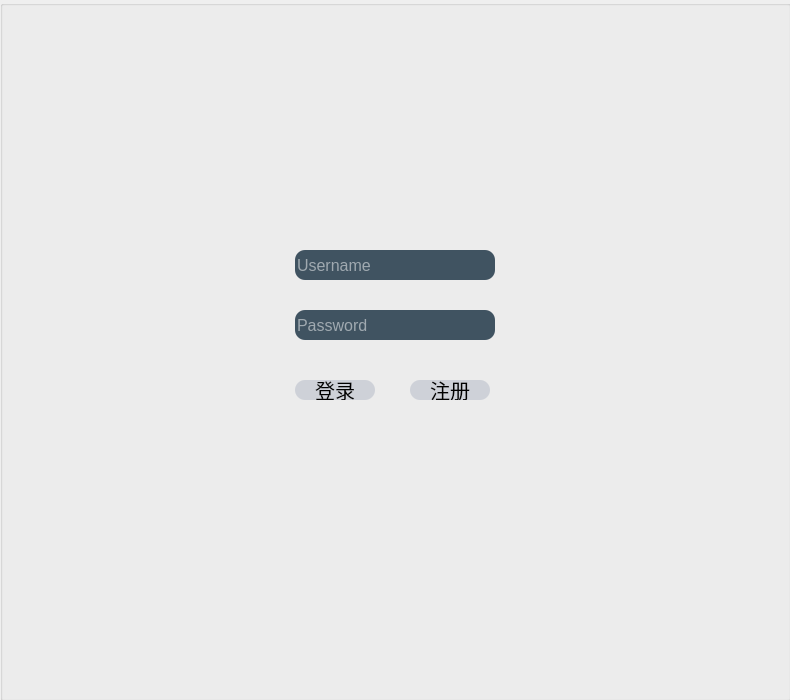
<?xml version="1.0" encoding="UTF-8"?>
<ui version="4.0">
 <class>Login</class>
 <widget class="QWidget" name="Login">
  <property name="geometry">
   <rect>
    <x>0</x>
    <y>0</y>
    <width>790</width>
    <height>700</height>
   </rect>
  </property>
  <property name="minimumSize">
   <size>
    <width>790</width>
    <height>700</height>
   </size>
  </property>
  <property name="maximumSize">
   <size>
    <width>790</width>
    <height>700</height>
   </size>
  </property>
  <property name="windowTitle">
   <string>Form</string>
  </property>
  <property name="styleSheet">
   <string notr="true">*{
font-size:20px;
font-style:MingLiU-ExtB;
}
QLineEdit{
color:white;
background-color:#405361;
font-size:16px;
border-style:outset;
border-radius:10px;
font-style:MingLiU-ExtB;
}
QPushButton{
background:#ced1d8;
border-style:outset;
border-radius:10px;
font-style:MingLiU-ExtB;
}
QPushButton:pressed{
background-color:rgb(224,0,0);
border-style:inset;
font-style:MingLiU-ExtB;
}</string>
  </property>
  <widget class="QGroupBox" name="groupBox">
   <property name="geometry">
    <rect>
     <x>0</x>
     <y>0</y>
     <width>791</width>
     <height>701</height>
    </rect>
   </property>
   <property name="title">
    <string/>
   </property>
   <widget class="QLineEdit" name="user_name">
    <property name="geometry">
     <rect>
      <x>295</x>
      <y>250</y>
      <width>200</width>
      <height>30</height>
     </rect>
    </property>
    <property name="minimumSize">
     <size>
      <width>200</width>
      <height>30</height>
     </size>
    </property>
    <property name="maximumSize">
     <size>
      <width>200</width>
      <height>30</height>
     </size>
    </property>
    <property name="placeholderText">
     <string>Username</string>
    </property>
   </widget>
   <widget class="QLineEdit" name="passwords">
    <property name="geometry">
     <rect>
      <x>295</x>
      <y>310</y>
      <width>200</width>
      <height>30</height>
     </rect>
    </property>
    <property name="minimumSize">
     <size>
      <width>200</width>
      <height>30</height>
     </size>
    </property>
    <property name="maximumSize">
     <size>
      <width>200</width>
      <height>30</height>
     </size>
    </property>
    <property name="placeholderText">
     <string>Password</string>
    </property>
   </widget>
   <widget class="QPushButton" name="signin_btn">
    <property name="geometry">
     <rect>
      <x>295</x>
      <y>380</y>
      <width>80</width>
      <height>20</height>
     </rect>
    </property>
    <property name="minimumSize">
     <size>
      <width>80</width>
      <height>20</height>
     </size>
    </property>
    <property name="maximumSize">
     <size>
      <width>80</width>
      <height>20</height>
     </size>
    </property>
    <property name="text">
     <string>登录</string>
    </property>
   </widget>
   <widget class="QPushButton" name="registerbtn">
    <property name="geometry">
     <rect>
      <x>410</x>
      <y>380</y>
      <width>80</width>
      <height>20</height>
     </rect>
    </property>
    <property name="minimumSize">
     <size>
      <width>80</width>
      <height>20</height>
     </size>
    </property>
    <property name="maximumSize">
     <size>
      <width>80</width>
      <height>20</height>
     </size>
    </property>
    <property name="text">
     <string>注册</string>
    </property>
   </widget>
  </widget>
 </widget>
 <resources/>
 <connections/>
</ui>
